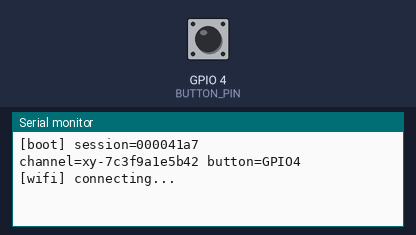
The program below on a simulated ESP32-S3. On the bench: the last lines printed to the serial monitor. The test bench sets the inputs (shaded band); at power-on: GPIO 4 (BUTTON_PIN) HIGH. WiFi joins after 1.5 s; servers stay silent unless stated; random numbers use the default seed unless the program sets one; no MQTT or app messages arrive unless stated.

Above: at 1.2 s.
1.3 s: GPIO 4 (BUTTON_PIN) pulled LOW for 0.15 s
At 2.7 s:
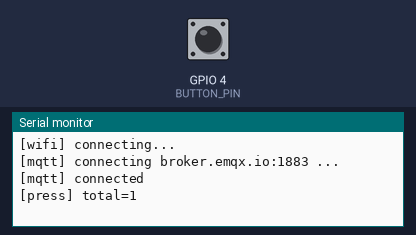
3.0 s: GPIO 4 (BUTTON_PIN) pulled LOW for 1 s
At 5.1 s:
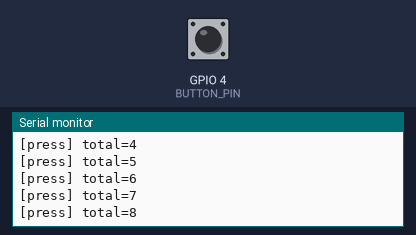
5.5 s: GPIO 4 (BUTTON_PIN) pulled LOW for 0.15 s
At 6.5 s:
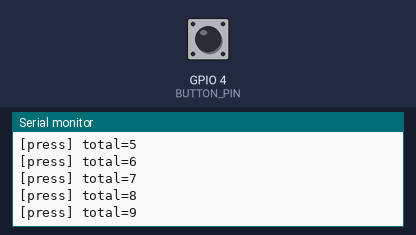
Timing chart, 0 to 8.5 s (numbered marks = the images above; inputs shaded):
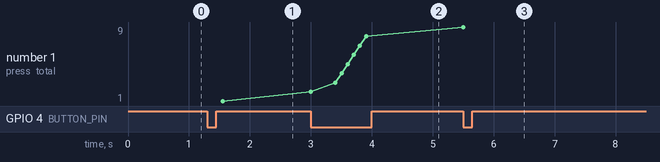

The program:

main.cpp
```cpp
/*
 * ESP32-S3 生产看板按键
 *   按一下按键      -> 看板“现在”+1
 *   长按按键        -> 看板“现在”快速连加
 *
 * 设计要点（为了“稳定、低延迟、不丢数”）：
 *  1. 按键检测单独跑在一个 FreeRTOS 任务里（1ms 轮询），WiFi/MQTT 断线重连时再慢也不会卡住按键。
 *  2. 按下的瞬间立即计数（前沿触发 + 防抖锁定），没有“等防抖结束再判定”的延迟。
 *  3. 上传的是“累计按键次数”而不是“+1 事件”：网络丢包、重发、合并发送都不会多算或少算；
 *     网页断线重连后还能自动补回漏掉的次数。
 *  4. WiFi 关闭省电模式、TCP_NODELAY、MQTT 保活 15 秒、断线自动重连，两个公共服务器自动切换。
 */
#include <Arduino.h>
#include <WiFi.h>
#include <PubSubClient.h>

#if __has_include(<esp_random.h>)
#include <esp_random.h>
#else
#include <esp_system.h>
#endif

#include "config.h"

// ---------- MQTT 服务器（公共，免注册）：连不上时自动切换到下一个 ----------
struct Broker {
  const char *host;
  uint16_t port;
};
static const Broker BROKERS[] = {
    {"broker.emqx.io", 1883},
    {"broker.hivemq.com", 1883},
};
static const size_t BROKER_COUNT = sizeof(BROKERS) / sizeof(BROKERS[0]);

static const char *TOPIC_PRESS = "xingyi-board/" BOARD_CHANNEL "/press";
static const char *TOPIC_STATUS = "xingyi-board/" BOARD_CHANNEL "/status";

// ---------- 状态 ----------
static volatile uint32_t g_count = 0;       // 开机以来的累计按键次数（只有按键任务会写）
static volatile uint32_t g_lastPressMs = 0; // 最近一次计数的时间（给 LED 闪烁用）
static char g_session[9];                   // 本次开机的随机编号，网页用它区分“重启过的设备”
static char g_clientId[32];

static WiFiClient net;
static PubSubClient mqtt(net);

static uint32_t g_published = 0;
static bool g_forcePublish = true;
static size_t g_broker = 0;
static uint8_t g_fail = 0;
static uint32_t g_lastTry = 0;
static uint32_t g_lastPub = 0;
static uint8_t g_resendLeft = 0;
static uint32_t g_resendAt = 0;

// ---------- 板载 RGB 灯（只在 loop 任务里调用）----------
static void led(uint8_t r, uint8_t g, uint8_t b) {
#if USE_RGB_LED && defined(RGB_BUILTIN)
  static uint32_t last = 0xFFFFFFFF;
  uint32_t v = ((uint32_t)r << 16) | ((uint32_t)g << 8) | b;
  if (v != last) {
    last = v;
    neopixelWrite(RGB_BUILTIN, r, g, b);
  }
#else
  (void)r;
  (void)g;
  (void)b;
#endif
}

// ---------- 按键任务：1ms 轮询，按下瞬间计数，长按连加 ----------
static void buttonTask(void *) {
  bool pressed = false;
  uint32_t lastEdge = 0, pressAt = 0, nextAt = 0, releaseSince = 0;

  for (;;) {
    const bool low = digitalRead(BUTTON_PIN) == LOW; // 接 GND：按下为低电平
    const uint32_t now = millis();

    if (!pressed) {
      if (low && (now - lastEdge) >= DEBOUNCE_MS) {
        pressed = true;
        lastEdge = now;
        pressAt = now;
        nextAt = now + HOLD_DELAY_MS;
        releaseSince = 0;
        g_count = g_count + 1; // 按一下 +1（立即）
        g_lastPressMs = now;
      }
    } else if (!low) {
      if (releaseSince == 0) releaseSince = now;
      if ((now - releaseSince) >= RELEASE_MS) {
        pressed = false;
        lastEdge = now;
        releaseSince = 0;
      }
    } else {
      releaseSince = 0;
      if ((int32_t)(now - nextAt) >= 0) { // 长按：到点就 +1
        g_count = g_count + 1;
        g_lastPressMs = now;
        const uint32_t held = now - pressAt;
        const uint32_t step = held < 1000 ? REPEAT_SLOW_MS : (held < 2500 ? REPEAT_MID_MS : REPEAT_FAST_MS);
        nextAt += step;
        if ((int32_t)(now - nextAt) >= 0) nextAt = now + step; // 落后太多就重新对齐，避免突发连加
      }
    }
    vTaskDelay(1);
  }
}

// ---------- WiFi：非阻塞，掉线自动重连 ----------
static void wifiTick(uint32_t now) {
  static bool started = false;
  static uint32_t lastBegin = 0;
  if (WiFi.status() == WL_CONNECTED) {
    started = true;
    return;
  }
  if (!started || (now - lastBegin) > 15000) {
    Serial.println("[wifi] connecting...");
    WiFi.disconnect(false);
    WiFi.begin(WIFI_SSID, WIFI_PASSWORD);
    started = true;
    lastBegin = now;
  }
}

// ---------- MQTT：连接 / 重连 / 上传累计值 ----------
static void mqttTick(uint32_t now) {
  if (WiFi.status() != WL_CONNECTED) {
    if (net.connected()) net.stop();
    return;
  }

  if (!mqtt.connected()) {
    if ((now - g_lastTry) < 1500) return;
    g_lastTry = now;
    const Broker &b = BROKERS[g_broker];
    Serial.printf("[mqtt] connecting %s:%u ...\n", b.host, b.port);
    mqtt.setServer(b.host, b.port);
    // 遗嘱消息：设备断电/断网后，服务器会自动通知网页“设备离线”
    if (mqtt.connect(g_clientId, nullptr, nullptr, TOPIC_STATUS, 0, true, "offline")) {
      net.setNoDelay(true); // 关闭 Nagle，小包立刻发出，降低延迟
      g_fail = 0;
      mqtt.publish(TOPIC_STATUS, "online", true);
      g_forcePublish = true; // 连上后立刻上传一次当前累计值
      Serial.println("[mqtt] connected");
    } else {
      Serial.printf("[mqtt] failed rc=%d\n", mqtt.state());
      if (++g_fail >= 3) { // 连续失败 3 次，换另一个服务器
        g_fail = 0;
        g_broker = (g_broker + 1) % BROKER_COUNT;
      }
    }
    return;
  }

  mqtt.loop();

  const uint32_t c = g_count;
  const bool changed = (c != g_published) || g_forcePublish;
  // 累计值没变化时，补发两次同样的值（网页收到重复值会自动忽略，不会多算）
  const bool resend = !changed && g_resendLeft > 0 && (int32_t)(now - g_resendAt) >= 0;

  if ((changed || resend) && (now - g_lastPub) >= PUBLISH_MIN_MS) {
    char buf[48];
    snprintf(buf, sizeof(buf), "{\"s\":\"%s\",\"c\":%lu}", g_session, (unsigned long)c);
    // retained=true：网页晚打开/断线重连，也能立刻拿到最新累计值
    if (mqtt.publish(TOPIC_PRESS, buf, true)) {
      g_lastPub = now;
      if (changed) {
        g_published = c;
        g_forcePublish = false;
        g_resendLeft = 2;
        g_resendAt = now + REPUBLISH_FIRST_MS;
        Serial.printf("[press] total=%lu\n", (unsigned long)c);
      } else {
        g_resendLeft--;
        g_resendAt = now + REPUBLISH_NEXT_MS;
      }
    }
  }
}

static void ledTick(uint32_t now) {
  if ((now - g_lastPressMs) < 60 && g_lastPressMs != 0) {
    led(40, 40, 40); // 按键瞬间闪白
  } else if (WiFi.status() != WL_CONNECTED) {
    led(40, 0, 0); // 红：没有 WiFi
  } else if (!mqtt.connected()) {
    led(30, 20, 0); // 黄：WiFi 已连，服务器未连
  } else {
    led(0, 20, 0); // 绿：在线
  }
}

void setup() {
  Serial.begin(115200);
  pinMode(BUTTON_PIN, INPUT_PULLUP);

  snprintf(g_session, sizeof(g_session), "%08x", (unsigned)esp_random());
  snprintf(g_clientId, sizeof(g_clientId), "xingyi-s3-%s", g_session);

  WiFi.mode(WIFI_STA);
  WiFi.persistent(false);
  WiFi.setAutoReconnect(true);
  WiFi.setSleep(false); // 关闭 WiFi 省电模式：延迟更低、更稳定

  mqtt.setKeepAlive(15);
  mqtt.setSocketTimeout(3);

  // 按键任务固定在核心 1，优先级高于 loop，不受网络阻塞影响
  xTaskCreatePinnedToCore(buttonTask, "button", 3072, nullptr, 5, nullptr, 1);

  Serial.printf("\n[boot] session=%s channel=%s button=GPIO%d\n", g_session, BOARD_CHANNEL, BUTTON_PIN);
}

void loop() {
  const uint32_t now = millis();
  wifiTick(now);
  mqttTick(now);
  ledTick(now);
  delay(1);
}
```

config.h
```cpp
#pragma once

// ===== 1. 必改：WiFi（ESP32 只支持 2.4GHz，不支持 5GHz）=====
#define WIFI_SSID     "你的WiFi名称"
#define WIFI_PASSWORD "你的WiFi密码"

// ===== 2. 频道：必须和网站 src/lib/config.ts 里的 BOARD_CHANNEL 完全一致 =====
// 公共 MQTT 服务器是大家共用的，频道名请保持随机，不要告诉别人。
#define BOARD_CHANNEL "xy-7c3f9a1e5b42"

// ===== 3. 按键引脚：一端接 GND，另一端接 GPIO4 =====
#define BUTTON_PIN 4

// ===== 4. 按键手感（与网站 src/lib/config.ts 的“模拟按键”保持一致）=====
#define DEBOUNCE_MS      20    // 按下后的防抖锁定时间（按下瞬间立即计数，不增加延迟）
#define RELEASE_MS       15    // 松开需要稳定多久才算松开
#define HOLD_DELAY_MS    400   // 按住多久后开始连加
// 连加速度：按住不足 1 秒每 100ms 一次（10次/秒），1~2.5 秒每 50ms 一次（20次/秒），之后每 25ms 一次（40次/秒）
#define REPEAT_SLOW_MS   100
#define REPEAT_MID_MS    50
#define REPEAT_FAST_MS   25

// 数据上传最小间隔：按下后的第一包立即发出；长按连加时每 100ms 合并发送一次
// （实测公共服务器每秒超过约 10 条会限流丢包；上传的是“累计值”，合并发送不会丢数）
#define PUBLISH_MIN_MS   100
// 停止按键后，把最新累计值再补发 2 次（0.3 秒、1.5 秒后），防止最后一包被公共服务器丢掉
#define REPUBLISH_FIRST_MS  300
#define REPUBLISH_NEXT_MS   1200

// ===== 5. 板载 RGB 灯状态指示（没有或不想用就改成 0）=====
// 红=没连上WiFi  黄=WiFi已连、服务器未连  绿=在线  按键瞬间闪白
#define USE_RGB_LED 1
```

Measured:
- after the input at 1.3 s, the serial monitor: prints a new line after 0.26 s (image 1)
- after the input at 3.0 s, the serial monitor: prints a new line at once (image 2)
- after the input at 5.5 s, the serial monitor: prints a new line at once (image 3)
- plotted number 1: 1 → 8 after the input at 3.0 s, 8 → 9 after the input at 5.5 s
